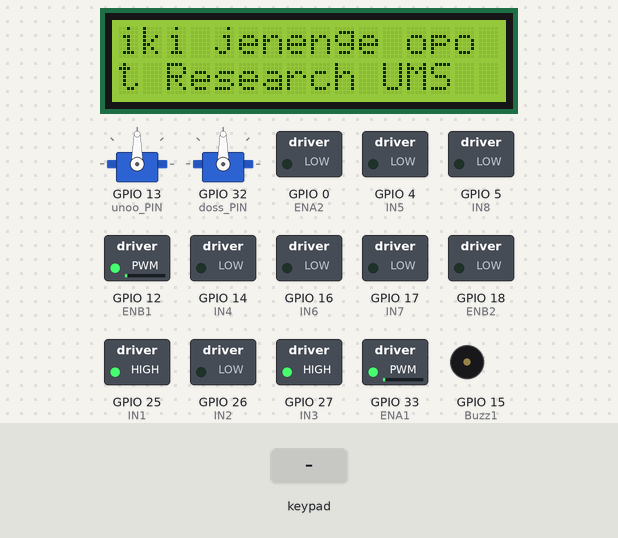
The sketch below on a simulated ESP32. On the bench: 2 × servo, 16×2 character LCD, switched loads named in the sketch (green lamp = pin HIGH), buzzer (waves = sounding, pin HIGH). The test bench sets the inputs (shaded band). Nothing arrives over Bluetooth unless stated; what the sketch prints to the serial monitor is not drawn.

Above: at 1.2 s.
1.3 s: key 'X' pressed
At 1.92 s:
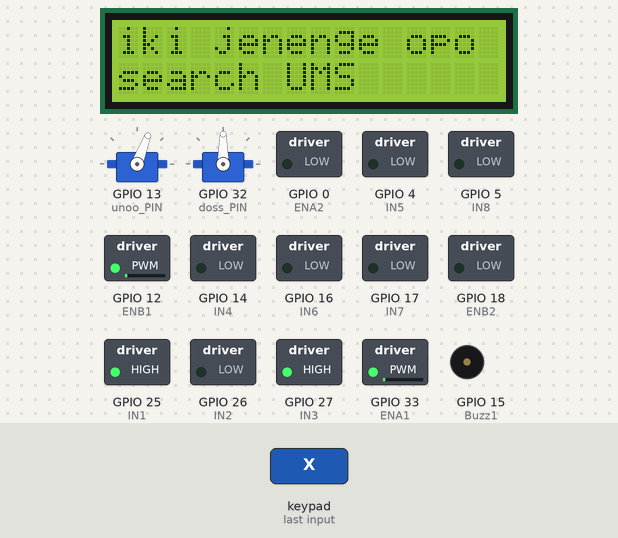
3.5 s: key 'O' pressed
At 4.13 s:
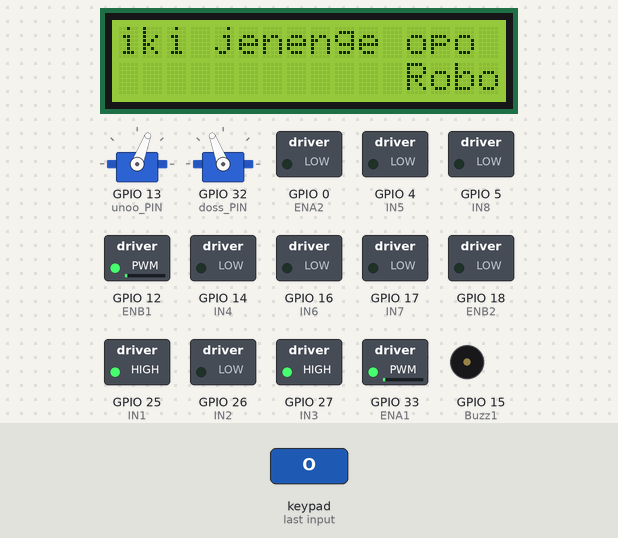
5.7 s: key 'T' pressed
At 6.33 s:
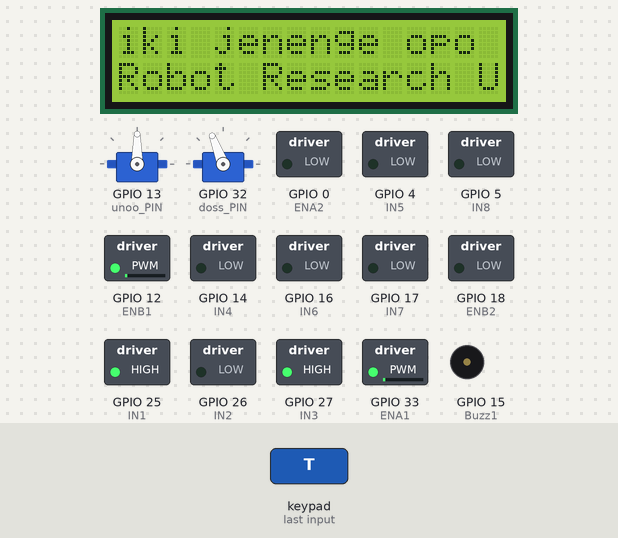
7.9 s: key 'S' pressed
At 8.52 s:
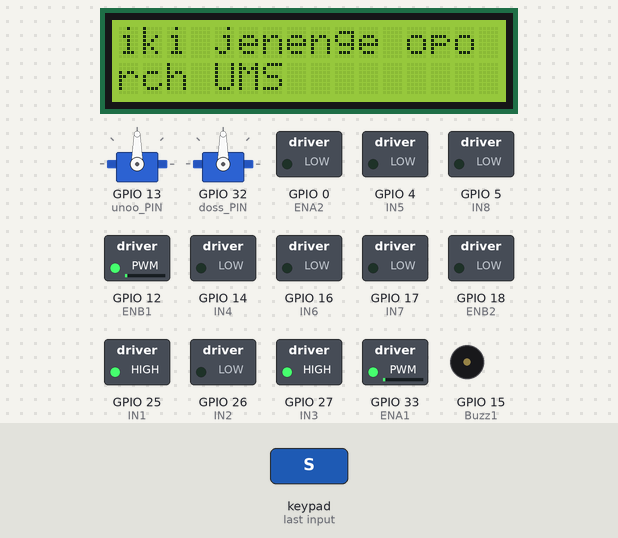
10.1 s: key 'S' pressed
At 10.73 s:
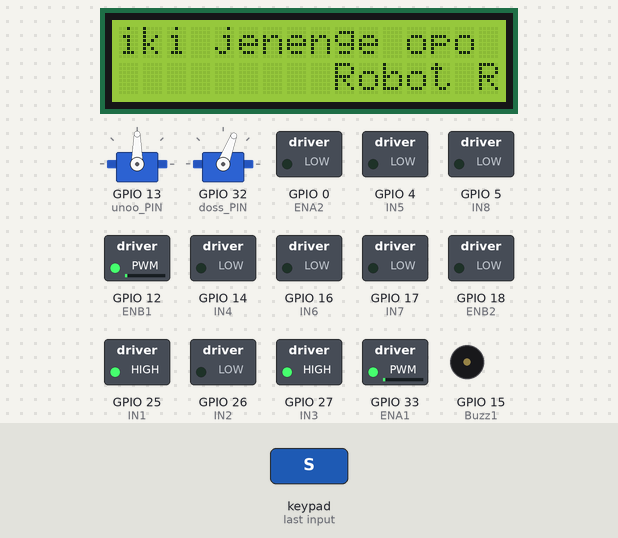
12.3 s: key 'T' pressed
At 12.93 s:
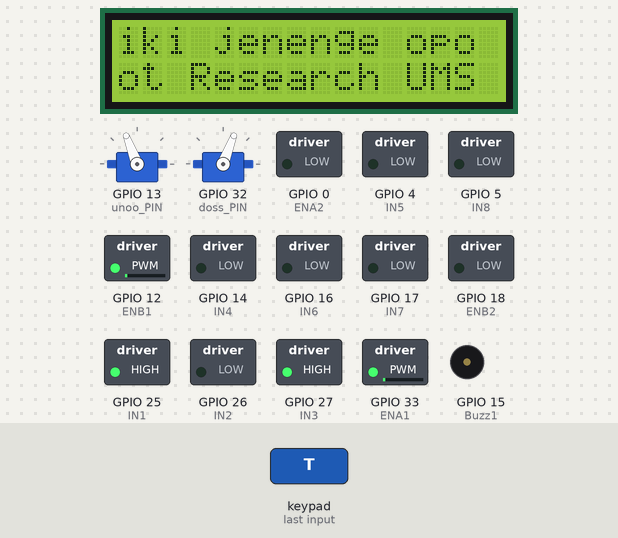
Timing chart, 0 to 15.3 s (numbered marks = the images above; inputs shaded):
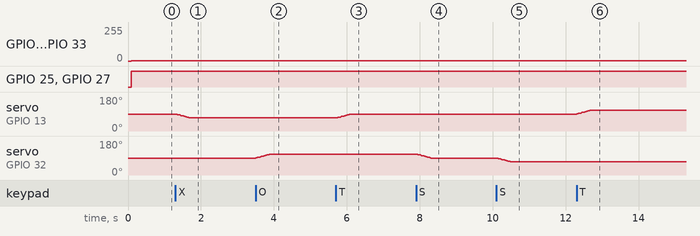

Measured:
- after the input at 1.3 s, servo on GPIO 13 (unoo_PIN): moves from 90° to 69° over 0.40 s, starting at once
- after the input at 3.5 s, servo on GPIO 32 (doss_PIN): moves from 90° to 111° over 0.40 s, starting at once
- after the input at 5.7 s, servo on GPIO 13 (unoo_PIN): moves from 69° to 90° over 0.40 s, starting at once
- after the input at 7.9 s, servo on GPIO 32 (doss_PIN): moves from 111° to 90° over 0.40 s, starting at once
- after the input at 10.1 s, servo on GPIO 32 (doss_PIN): moves from 90° to 69° over 0.40 s, starting at once
- after the input at 12.3 s, servo on GPIO 13 (unoo_PIN): moves from 90° to 111° over 0.40 s, starting at once

The sketch:

mh_rtp1.ino
```cpp
#include <Ps3Controller.h>
#include <ESP32Servo.h>
#include <Wire.h>
#include <LiquidCrystal_I2C.h>

/*
  Note to future just in case:
  program u/ robot transporter 2 driver H L298n, 4 Motor(s), 2 Servo(s).
  *disesuaikan dengan rulebook Unnes Technoday 2025

  01/10/2025 n izzumhdh,
  set pin dan mac address
  94:54:c5:b7:00:9a -> Ps3 stik krtmi
  b0:a7:32:f2:ff:76 -> Ps3 stik yanto

  -------------| utama |------------------
  Analog kiri Y   = Maju / mundur
  Analog kiri X   = Belok Kanan / kiri
  Trigger L2      = Strafe(jalan geser) kiri
  Trigger R2      = Strafe kanan
  L1              = Clamp mode angkat
  R1              = Clamp mode ambil
  Dpad Down       = Indikator (Buzzer/LED/etc jika dipasang)

  ------------| addition |----------------
  Triangle = Servo1 +1 angle
  Cross    = Servo1 -1 angle
  Square   = Servo2 +1 angle
  Circle   = Servo2 -1 angle

  ------------| unmapped |----------------
  Dpad Up
  Dpad Left
  Dpad Right
  Ps3 Start
  Ps3 Select
  Analog kiri X
  Analog kanan Y

  end notes.
*/

// ------------------- LCD ------------------
LiquidCrystal_I2C lcd(0x27, 16, 2);
unsigned long prevMillisLCD = 0;

//                   1234567890123456
String teksStatic = "iki jenenge opo ";
String teksWaiting = "Menunggu Stik...";
String teksJalan = "Robot Research UMS            ";
int scrollIndex = 0;
int scrollDelay = 200;

// ------------------ L298N ------------------
#define ENA1 33
#define IN1 25
#define IN2 26
#define IN3 27
#define IN4 14
#define ENB1 12

#define ENA2 0
#define IN5 4
#define IN6 16
#define IN7 17
#define IN8 5
#define ENB2 18

// ------------------ SERVO ------------------
#define unoo_PIN 13
#define doss_PIN 32
Servo unoo;
Servo doss;

int titikS1 = 90;
int titikS2 = 90;
int unoBuka = 0;
int dosBuka = 0;
int unoTutup = 90;
int dosTutup = 90;

// ---- Buzzer, Led, atau indikator lain -------
#define Buzz1 15
bool beepActive = false;
unsigned long beepPrevMillis = 0;
int beepTotal = 0;
int beepLama = 0;
int beepCount = 0;
bool beepState = false;

void beep(int total, int lama) {
  beepTotal = total;
  beepLama = lama;
  beepCount = 0;
  beepActive = true;
  beepState = false;
  beepPrevMillis = millis();
}

// -------------------- PS3 --------------------
int pwmSpeed = 0;
int turn = 0;

void setup() {
  Serial.begin(115200);
  Wire.begin();

  // motor kiri
  pinMode(ENA1, OUTPUT);
  pinMode(IN1, OUTPUT);
  pinMode(IN2, OUTPUT);
  pinMode(IN3, OUTPUT);
  pinMode(IN4, OUTPUT);
  pinMode(ENB1, OUTPUT);

  // motor kanan
  pinMode(ENA2, OUTPUT);
  pinMode(IN5, OUTPUT);
  pinMode(IN6, OUTPUT);
  pinMode(IN7, OUTPUT);
  pinMode(IN8, OUTPUT);
  pinMode(ENB2, OUTPUT);

  pinMode(Buzz1, OUTPUT);
  digitalWrite(Buzz1, LOW);

  unoo.attach(unoo_PIN);
  doss.attach(doss_PIN);
  unoo.write(90);
  doss.write(90);

  lcd.init();
  lcd.backlight();
  lcd.clear();

  Ps3.attach(notify);
  Ps3.begin("94:54:c5:b7:00:9a"); // stik krtmi
  Serial.println("Ready.");

  lcd.setCursor(0, 0);
  lcd.print(teksWaiting);
}

void notify() {
  int ly = Ps3.data.analog.stick.ly;  // -128 (atas) s/d 127 (bawah)
  int rx = Ps3.data.analog.stick.rx;  // -128 (kiri) s/d 127 (kanan)

  pwmSpeed = map(-ly, -128, 127, -255, 255);  // maju-mundur
  turn = map(rx, -128, 127, -255, 255);       // belok

  setGripper();
}

void loop() {
  bool ps3Connected = Ps3.isConnected();
  tampilLCD(ps3Connected);
  updateBeep();
  indikatorial();

  if (!ps3Connected) {
    delay(50);
    return;
  }

  int l2 = Ps3.data.analog.button.l2;  // 0-255
  int r2 = Ps3.data.analog.button.r2;  // 0-255
  int strafe = r2 - l2;                // + ke kanan, - ke kiri

  int leftFront = pwmSpeed + turn + strafe;
  int rightFront = pwmSpeed - turn - strafe;
  int leftBack = pwmSpeed + turn - strafe;
  int rightBack = pwmSpeed - turn + strafe;

  setMotor(ENA1, IN1, IN2, leftFront);
  setMotor(ENB1, IN3, IN4, leftBack);
  setMotor(ENA2, IN5, IN6, rightFront);
  setMotor(ENB2, IN7, IN8, rightBack);
}

void setMotor(int EN, int INa, int INb, int speed) {
  if (speed > 0) {
    digitalWrite(INa, HIGH);
    digitalWrite(INb, LOW);
    analogWrite(EN, constrain(speed, 0, 255));
  } else if (speed < 0) {
    digitalWrite(INa, LOW);
    digitalWrite(INb, HIGH);
    analogWrite(EN, constrain(-speed, 0, 255));
  } else {
    digitalWrite(INa, LOW);
    digitalWrite(INb, LOW);
    analogWrite(EN, 0);
  }
}

void setGripper() {

  // ---------------- mod langsung -----------------
  if (Ps3.data.button.r1) {
    // turun - jeda 1 dtk - grip buka
    doss.write(dosBuka);
    delay(1000);
    unoo.write(unoBuka);
    beep(2, 200);
    Serial.printf("| cap open : %d | batang naik : %d |\n", unoBuka, dosBuka);
  }
  if (Ps3.data.button.l1) {
    // grip tutup - jeda 0.5 detik - naik
    unoo.write(unoTutup);
    delay(500);
    doss.write(dosTutup);
    beep(2, 200);
    Serial.printf("| cap tutup: %d | batang turun: %d |\n", unoTutup, dosTutup);
  }

  // ---------------- manual set -----------------
  if (Ps3.data.button.triangle) {
    titikS1 = constrain(titikS1 + 1, 0, 180);
    unoo.write(titikS1);
    Serial.printf("| t buka: %d \n", titikS1);
  }
  if (Ps3.data.button.cross) {
    titikS1 = constrain(titikS1 - 1, 0, 180);
    unoo.write(titikS1);
    Serial.printf("| t buka: %d \n", titikS1);
  }
  if (Ps3.data.button.circle) {
    titikS2 = constrain(titikS2 + 1, 0, 180);
    doss.write(titikS2);
    Serial.printf("| t tutup: %d \n", titikS2);
  }
  if (Ps3.data.button.square) {
    titikS2 = constrain(titikS2 - 1, 0, 180);
    doss.write(titikS2);
    Serial.printf("| t tutup: %d \n", titikS2);
  }
}

void tampilLCD(bool ps3Connected) {
  unsigned long currentMillis = millis();
  if (currentMillis - prevMillisLCD >= scrollDelay) {
    prevMillisLCD = currentMillis;

    lcd.setCursor(0, 0);
    if (ps3Connected) lcd.print(teksStatic);
    else lcd.print(teksWaiting + "   ");

    int len = teksJalan.length();
    String tampilan = teksJalan.substring(scrollIndex) + " " + teksJalan.substring(0, scrollIndex);
    lcd.setCursor(0, 1);
    lcd.print(tampilan.substring(0, 16));

    scrollIndex++;
    if (scrollIndex >= len) scrollIndex = 0;
  }
}

void updateBeep() {
  if (!beepActive) return;

  unsigned long currentMillis = millis();
  if (currentMillis - beepPrevMillis >= beepLama) {
    beepPrevMillis = currentMillis;
    beepState = !beepState;
    digitalWrite(Buzz1, beepState ? HIGH : LOW);

    if (!beepState) {
      beepCount++;
      if (beepCount >= beepTotal) {
        beepActive = false;
        digitalWrite(Buzz1, LOW);
      }
    }
  }
}

void indikatorial() {
  if (Ps3.event.button_down.down) {
    digitalWrite(Buzz1, HIGH);
    Serial.print("Beeeeeeep");
  } else digitalWrite(Buzz1, LOW);
}
```
